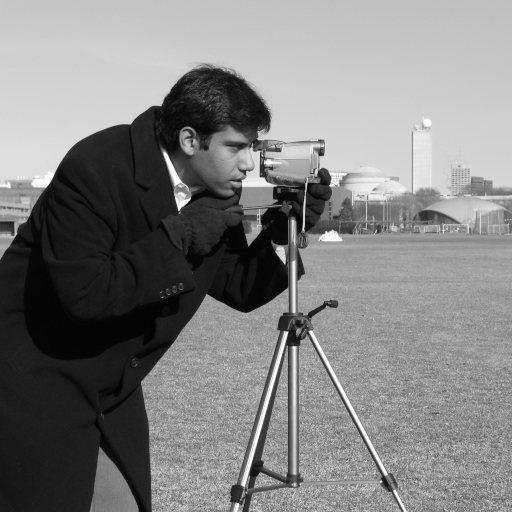
#> input picture spline_image_project/data/original/camera.png, 512 x 512 px; its folder holds 2 pictures in this run
$ python prepare_data.py
#> lines starting #> are read from the running program, lines starting #| are printed output that depends on the picture
"""Create the fixed grayscale reference crops from the bundled originals."""

import hashlib
import json
from pathlib import Path

import numpy as np
from PIL import Image


ROOT = Path(__file__).resolve().parent
DATA = ROOT / "data"
WIDTH, HEIGHT = 384, 224
SOURCE = "https://raw.githubusercontent.com/scikit-image/scikit-image/v0.25.2/skimage/data/"
PHOTOS = {
    "camera": ("Lav Varshney", "CC0", "Camera"),
    "astronaut": ("NASA", "Public domain per the scikit-image data documentation", "Eileen Collins"),
}


def sha256(path):
    return hashlib.sha256(path.read_bytes()).hexdigest()


manifest = {"width": WIDTH, "height": HEIGHT, "photos": {}}
for key, (credit, rights, subject) in PHOTOS.items():
    source_path = DATA / "original" / f"{key}.png"
    with Image.open(source_path) as image:
#> image is the input picture: PIL image 512x512 L; min 0, max 255, mean 129.1
        left = (image.width - WIDTH) // 2
#> left = 64
        top = (image.height - HEIGHT) // 2
#> top = 144
        crop = (left, top, left + WIDTH, top + HEIGHT)
#> crop = (64, 144, 448, 368)
        rgb = np.asarray(image.crop(crop).convert("RGB"), dtype=np.uint32)
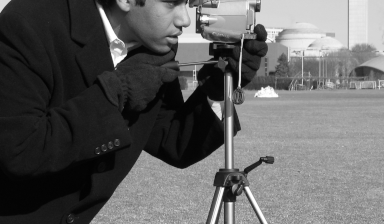
#> rgb: shape (224, 384, 3) uint32; min 2, max 255, mean 97.3
        # Integer coefficients define the grayscale convention exactly.
        gray = ((299 * rgb[..., 0] + 587 * rgb[..., 1] + 114 * rgb[..., 2] + 500) // 1000).astype(np.uint8)
        original_shape = [image.width, image.height]
#> original_shape = [512, 512]
    output = DATA / f"{key}.gray8"
    output.write_bytes(gray.tobytes())
    Image.fromarray(gray).save(DATA / f"{key}-reference.png")
    manifest["photos"][key] = {
        "subject": subject, "credit": credit, "rights": rights,
        "source_url": f"{SOURCE}{key}.png",
        "documentation_url": f"https://scikit-image.org/docs/0.25.x/api/skimage.data.html#skimage.data.{key}",
        "original_dimensions": original_shape, "original_sha256": sha256(source_path),
        "crop_ltrb_zero_based_exclusive_end": list(crop),
        "grayscale": "floor((299*R+587*G+114*B+500)/1000)",
        "reference_gray8_sha256": sha256(output),
    }
#> pass 2 of the loop `for key, (credit, rights, subject) in PHOTOS.items():`:
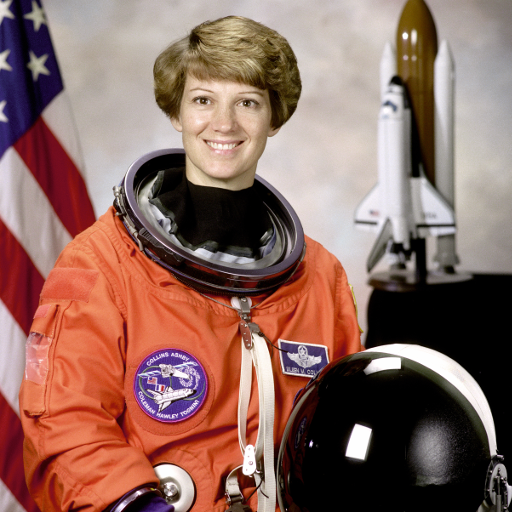
#> input picture spline_image_project/data/original/astronaut.png, 512 x 512 px
#> image is the input picture: PIL image 512x512 RGB; mean R, G, B 141.6, 105.8, 96.5
#> `rgb = np.asarray(image.crop(crop).convert("RGB"), dtype=np.uint32)`:
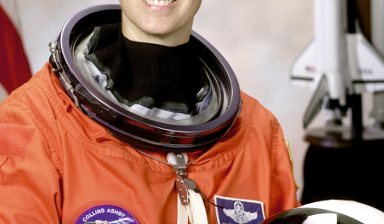
#> rgb: shape (224, 384, 3) uint32; mean R, G, B 150.9, 107.4, 95.4
#> `gray = ((299 * rgb[..., 0] + 587 * rgb[..., 1] + 114 * rgb[..., 2] + 5..`:
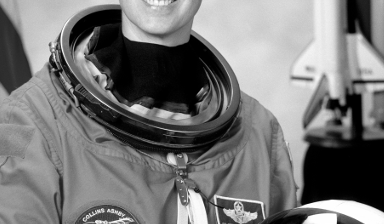
#> gray: shape (224, 384); min 0, max 255, mean 119.1

(DATA / "manifest.json").write_text(json.dumps(manifest, indent=2, ensure_ascii=False) + "\n", encoding="utf-8")
print("Two 384 × 224 grayscale reference crops prepared.")
